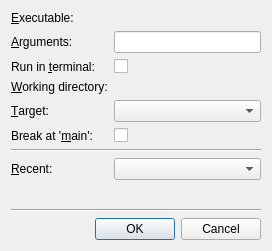
<?xml version="1.0" encoding="UTF-8"?>
<ui version="4.0">
 <class>Debugger::Internal::StartExternalDialog</class>
 <widget class="QDialog" name="Debugger::Internal::StartExternalDialog">
  <property name="geometry">
   <rect>
    <x>0</x>
    <y>0</y>
    <width>272</width>
    <height>251</height>
   </rect>
  </property>
  <property name="windowTitle">
   <string>Start Debugger</string>
  </property>
  <layout class="QVBoxLayout" name="verticalLayout">
   <item>
    <layout class="QFormLayout" name="formLayout">
     <property name="horizontalSpacing">
      <number>6</number>
     </property>
     <property name="verticalSpacing">
      <number>6</number>
     </property>
     <property name="margin">
      <number>0</number>
     </property>
     <item row="0" column="0">
      <widget class="QLabel" name="execLabel">
       <property name="text">
        <string>&amp;Executable:</string>
       </property>
       <property name="buddy">
        <cstring>execFile</cstring>
       </property>
      </widget>
     </item>
     <item row="0" column="1">
      <widget class="Utils::PathChooser" name="execFile" native="true"/>
     </item>
     <item row="1" column="0">
      <widget class="QLabel" name="argsLabel">
       <property name="text">
        <string>&amp;Arguments:</string>
       </property>
       <property name="buddy">
        <cstring>argsEdit</cstring>
       </property>
      </widget>
     </item>
     <item row="1" column="1">
      <widget class="QLineEdit" name="argsEdit"/>
     </item>
     <item row="2" column="0">
      <widget class="QLabel" name="labelRunInTerminal">
       <property name="text">
        <string>Run in &amp;terminal:</string>
       </property>
       <property name="buddy">
        <cstring>checkBoxRunInTerminal</cstring>
       </property>
      </widget>
     </item>
     <item row="2" column="1">
      <widget class="QCheckBox" name="checkBoxRunInTerminal"/>
     </item>
     <item row="3" column="0">
      <widget class="QLabel" name="workingDirectoryLabel">
       <property name="text">
        <string>&amp;Working directory:</string>
       </property>
       <property name="buddy">
        <cstring>workingDirectory</cstring>
       </property>
      </widget>
     </item>
     <item row="3" column="1">
      <widget class="Utils::PathChooser" name="workingDirectory" native="true"/>
     </item>
     <item row="4" column="0">
      <widget class="QLabel" name="toolChainLabel">
       <property name="text">
        <string>&amp;Target:</string>
       </property>
       <property name="buddy">
        <cstring>toolChainComboBox</cstring>
       </property>
      </widget>
     </item>
     <item row="4" column="1">
      <widget class="Debugger::ProfileChooser" name="toolChainComboBox"/>
     </item>
     <item row="5" column="0">
      <widget class="QLabel" name="labelBreakAtMain">
       <property name="text">
        <string>Break at '&amp;main':</string>
       </property>
       <property name="buddy">
        <cstring>checkBoxBreakAtMain</cstring>
       </property>
      </widget>
     </item>
     <item row="5" column="1">
      <widget class="QCheckBox" name="checkBoxBreakAtMain">
       <property name="text">
        <string/>
       </property>
      </widget>
     </item>
     <item row="7" column="0">
      <widget class="QLabel" name="historyLabel">
       <property name="text">
        <string>&amp;Recent:</string>
       </property>
       <property name="buddy">
        <cstring>historyComboBox</cstring>
       </property>
      </widget>
     </item>
     <item row="7" column="1">
      <widget class="QComboBox" name="historyComboBox"/>
     </item>
     <item row="6" column="0" colspan="2">
      <widget class="Line" name="historyLine">
       <property name="orientation">
        <enum>Qt::Horizontal</enum>
       </property>
      </widget>
     </item>
    </layout>
   </item>
   <item>
    <spacer>
     <property name="orientation">
      <enum>Qt::Vertical</enum>
     </property>
     <property name="sizeHint" stdset="0">
      <size>
       <width>0</width>
       <height>0</height>
      </size>
     </property>
    </spacer>
   </item>
   <item>
    <widget class="Line" name="line">
     <property name="orientation">
      <enum>Qt::Horizontal</enum>
     </property>
    </widget>
   </item>
   <item>
    <widget class="QDialogButtonBox" name="buttonBox">
     <property name="orientation">
      <enum>Qt::Horizontal</enum>
     </property>
     <property name="standardButtons">
      <set>QDialogButtonBox::Cancel|QDialogButtonBox::Ok</set>
     </property>
    </widget>
   </item>
  </layout>
 </widget>
 <customwidgets>
  <customwidget>
   <class>Utils::PathChooser</class>
   <extends>QWidget</extends>
   <header location="global">utils/pathchooser.h</header>
   <container>1</container>
   <slots>
    <signal>editingFinished()</signal>
    <signal>browsingFinished()</signal>
   </slots>
  </customwidget>
  <customwidget>
   <class>Debugger::ProfileChooser</class>
   <extends>QComboBox</extends>
   <header>debuggertoolchaincombobox.h</header>
  </customwidget>
 </customwidgets>
 <resources/>
 <connections/>
</ui>
